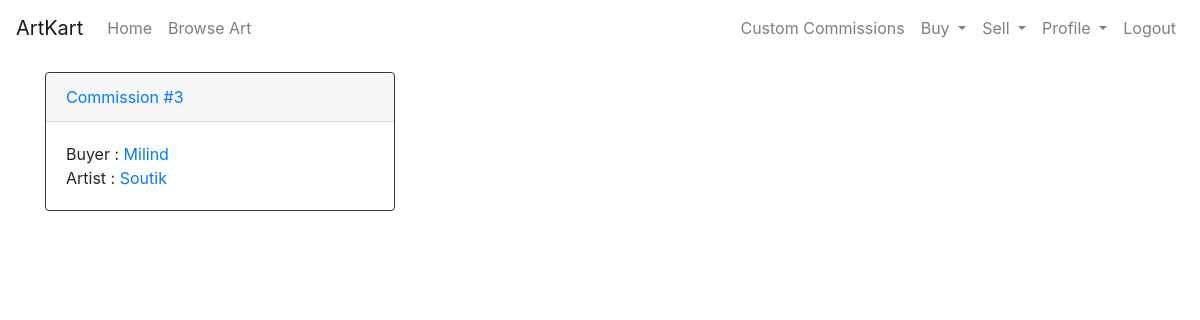
Page /custom/order/ (signed in) on the earlier database version.
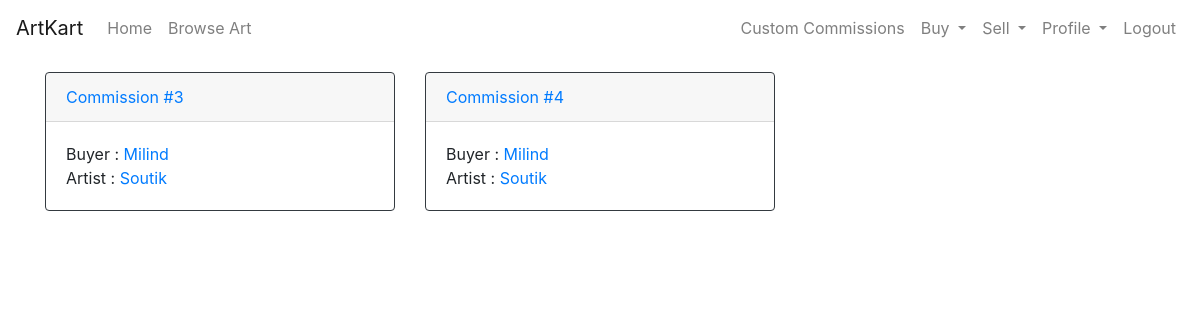
Same page on the later database version.
### blog/models.py (models this page shows)
class CustomOrder(models.Model):
    buyer = models.ForeignKey(User, on_delete=models.CASCADE, related_name='order_buyer')
    seller = models.ForeignKey(User, on_delete=models.CASCADE, related_name='order_seller')
    title = models.CharField(max_length=100)
    description = models.TextField()
    price = models.DecimalField(default=0, decimal_places=2, max_digits=10)
    description_update_date = models.DateTimeField(default=datetime.now)
    phase_0 = models.BooleanField(default=False) #buyer has placed order
    phase_1 = models.BooleanField(default=False) #seller has seen the order
    rejected = models.BooleanField(default=False) #order rejected by seller
    image = models.ImageField(default='none.png', upload_to='art') #seller
    image_update_date = models.DateTimeField(default=datetime.now)
    phase_2 = models.BooleanField(default=False) #buyer confirms

### blog/views.py (the view)
# urls.py: path('custom/order/', views.custom_order_list, name='list-custom'),
@login_required
def custom_order_list(request):
    context = {
        'posts' : CustomOrder.objects.filter(buyer=request.user.id) | CustomOrder.objects.filter(seller=request.user.id)
    }
    return render(request, 'blog/custom_order_list.html', context)

### blog/templates/blog/custom_order_list.html
{% extends "blog/base.html" %}
{% load static %}
{% block content %}
<div class="container">
    <div class="row py-3">
        <div class="col" id="main">
            <div class="row row-cols-3">
                {% for post in posts %}
                <div class="col mb-3">
                    <div class="card border-dark">
                        <div class="card-header"><a href="{% url 'item-custom' post.id %}">{{ post.title | capfirst }}</a></div>
                        <div class="card-body">
                            <p class="card-text">
                                Buyer : <a class="mr-2" href="{% url 'user-profile' post.buyer.id %}">{{ post.buyer.username | capfirst }}</a> <br>
                                Artist : <a class="mr-2" href="{% url 'user-profile' post.seller.id %}">{{ post.seller.username | capfirst }}</a>
                            </p>
                        </div>
                    </div>
                </div>
                {% endfor %}
            </div>
        </div>
    </div>
</div>
{% endblock content %}

Differences in the rows shown:
added CustomOrder: title "Commission #4", buyer.username "Milind", seller.username "Soutik"
